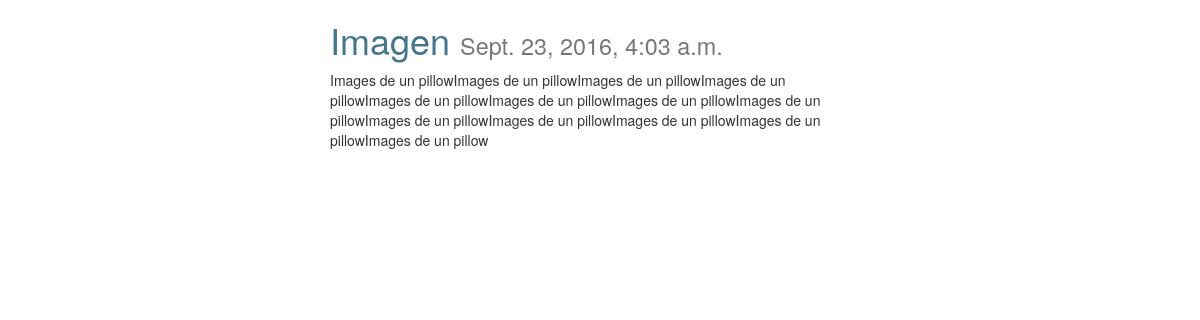
The page /posts/9/ on the database its author committed.
### posts/models.py (models this page shows, shortened)
class Post(models.Model):
    title = models.CharField(max_length=20)
    image = models.ImageField(upload_to=upload_location, blank=True,
                              height_field="height_field",
                              width_field="width_field")
    height_field = models.IntegerField(default=0)
    width_field = models.IntegerField(default=0)
    content = models.TextField()
    updated = models.DateTimeField(auto_now=True,auto_now_add=False)
    timestamps = models.DateTimeField(auto_now=False, auto_now_add=True)
    class Meta:
        ordering = ["-timestamps", "-updated"]

### posts/views.py (the view)
# urls.py: url(r'^(?P<id>\d+)/$', views.post_detail, name='detail'),
def post_detail(request, id=None):
    instance = get_object_or_404(Post, id=id)
    context = {
        "title": instance.title,
        "instance": instance
    }
    return render(request, "post_detail.html", context)

### templates/post_detail.html (shortened to what this page needs)
{% extends "base.html" %}
{% block content %}
    <div class="col-sm-6 col-sm-offset-3">
        <h1>  {{ instance.title }} <small>{{ instance.timestamps }}</small> </h1>
        {{ instance.content | linebreaks}} <br>
    </div>
{% endblock content %}

### static/css/base.css (style rules this page uses)
h1 { color: #417690; }

### rows shown on the page
Post: title "Imagen", timestamps "Sept. 23, 2016, 4:03 a.m.", content "Images de un pillowImages de un pillowImages de un pillowImages de un pillowImages de un pillowImages de un pillowImages de un pillowImages de un pillowImages de un pillowImages de un pillowImages de un pillowImages de un pillowImages de un pillow"
